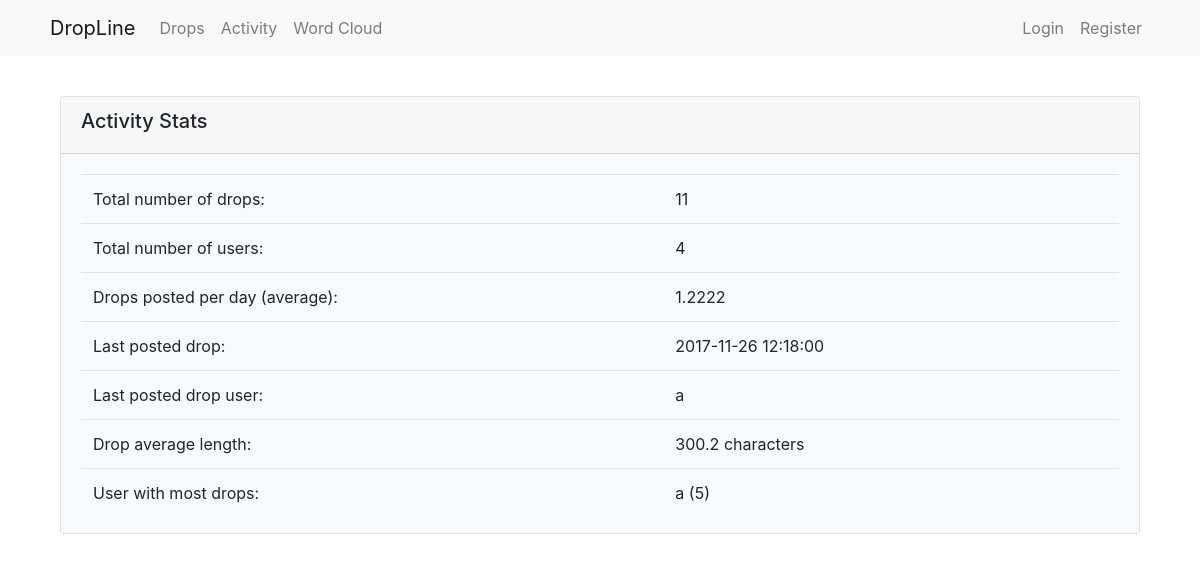
The app's page /activities with its own data.
### tables this page shows
CREATE TABLE `drops`  (
  `id` int(11) NOT NULL AUTO_INCREMENT,
  `user_id` int(11) NOT NULL,
  `title` varchar(255) NOT NULL,
  `body` text NOT NULL,
  `link` varchar(255) NOT NULL,
  `create_date` datetime(0) NOT NULL DEFAULT current_timestamp(),
  PRIMARY KEY (`id`) USING BTREE,
  INDEX `user_id`(`user_id`) USING BTREE,
  CONSTRAINT `drops_ibfk_1` FOREIGN KEY (`user_id`) REFERENCES `users` (`id`) ON DELETE RESTRICT ON UPDATE CASCADE
);

CREATE TABLE `users`  (
  `id` int(11) NOT NULL AUTO_INCREMENT,
  `name` varchar(255) NOT NULL,
  `email` varchar(255) NOT NULL,
  `password` varchar(255) NOT NULL,
  `register_date` datetime(0) NOT NULL DEFAULT current_timestamp(),
  PRIMARY KEY (`id`) USING BTREE
);

### utils/Encode.php (called while the page is built, shortened)
<?php
class Encode
{
    public static function html(string $string)
    {
        return htmlspecialchars($string);
    }
}

### core/Model.php (called while the page is built, shortened)
<?php
abstract class Model
{
    public function __construct(PDO $db = null)
    {
        if (is_null($db)){
            $dsn = 'mysql:host=' . DB_HOST . ';port=' . DB_PORT . ';dbname=' . DB_NAME . ';charset=utf8';
            $this->db = new PDO($dsn, DB_USER, DB_PASS);
        } else {
            $this->db = $db;
        }
    }
}

### app/models/Activity.php (called while the page is built, shortened)
<?php
class Activity extends Model
{
    public function getActivities()
    {
        $stmt = $this->db->prepare('CALL Drops_GetTotalNumOfDrops()');
        $statusAll[] = $stmt->execute();
        $row = $stmt->fetch(PDO::FETCH_ASSOC);
        $row ? $rows[key($row)] = $row[key($row)] : $rows['error'] = true;
        $stmt = $this->db->prepare('CALL Users_GetTotalNumOfUsers()');
        $statusAll[] = $stmt->execute();
        $row = $stmt->fetch(PDO::FETCH_ASSOC);
        $row ? $rows[key($row)] = $row[key($row)] : $rows['error'] = true;
        $stmt = $this->db->prepare('CALL Drops_GetAvgDropsPostedPerDay()');
        $statusAll[] = $stmt->execute();
        $row = $stmt->fetch(PDO::FETCH_ASSOC);
        $row ? $rows[key($row)] = $row[key($row)] : $rows['error'] = true;
        $stmt = $this->db->prepare('CALL Drops_GetLatestDrop()');
        $statusAll[] = $stmt->execute();
        $row = $stmt->fetch(PDO::FETCH_ASSOC);
        if ($row) {
        $rows['Drops_GetLatestDrop'] = $row;
        } else {
            $rows['error'] = true;
        }
        $stmt = $this->db->prepare('CALL Drops_GetDropAvgLength()');
        $statusAll[] = $stmt->execute();
        $row = $stmt->fetch(PDO::FETCH_ASSOC);
        $row ? $rows[key($row)] = $row[key($row)] : $rows['error'] = true;
        $stmt = $this->db->prepare('CALL User_GetUserWithMostNumOfDrops()');
        $statusAll[] = $stmt->execute();
        $row = $stmt->fetch(PDO::FETCH_ASSOC);
        if ($row) {
            $rows['User_GetUserWithMostNumOfDrops'] = $row;
        } else {
            $rows['error'] = true;
        }
        if ($statusAll and $rows) {
            return array(\ModelReturnStatus::SUCCESS, $rows);
        } else {
            return array(\ModelReturnStatus::FAILURE_GENERAL, null);
        }
    }
}

### app/views/activities/index.php (the view, shortened to what this page needs)
<?php if ($data != null) : ?>
<div>
    <div class="card" style="margin-bottom: 30px">
        <div class="card-header">
            <h5>Activity Stats</h5>
        </div>
        <div class="card-body bg-light" style="padding-bottom: 0px">
            <table class="table">
                <tbody>
                <tr>
                    <td>Total number of drops:</td>
                    <td><?php echo Encode::html($data['Drops_GetTotalNumOfDrops']); ?></td>
                    <td>&nbsp;&nbsp;&nbsp;</td>
                </tr>
                <tr>
                    <td>Total number of users:</td>
                    <td><?php echo Encode::html($data['Users_GetTotalNumOfUsers']); ?></td>
                    <td>&nbsp;&nbsp;&nbsp;</td>
                </tr>
                <tr>
                    <td>Drops posted per day (average):</td>
                    <td><?php echo Encode::html($data['Drops_GetAvgDropsPostedPerDay']); ?></td>
                    <td>&nbsp;&nbsp;&nbsp;</td>
                </tr>
                <tr>
                    <td>Last posted drop:</td>
                    <td><?php echo Encode::html($data['Drops_GetLatestDrop']['DropCreateDate']); ?></td>
                    <td>&nbsp;&nbsp;&nbsp;</td>
                </tr>
                <tr>
                    <td>Last posted drop user:</td>
                    <td><?php echo Encode::html($data['Drops_GetLatestDrop']['UserName']); ?></td>
                    <td>&nbsp;&nbsp;&nbsp;</td>
                </tr>
                <tr>
                    <td>Drop average length:</td>
                    <td><?php echo number_format(Encode::html($data['Drops_GetDropAvgLength']), 1) . '&nbsp;'; ?>characters</td>
                    <td>&nbsp;&nbsp;&nbsp;</td>
                </tr>
                <tr>
                    <td>User with most drops:</td>
                    <td><?php echo Encode::html($data['User_GetUserWithMostNumOfDrops']['UserName']) . '&nbsp;(' . Encode::html($data['User_GetUserWithMostNumOfDrops']['UserNumberOfDrops']) . ')'; ?></td>
                    <td>&nbsp;&nbsp;&nbsp;</td>
                </tr>
                </tbody>
            </table>
        </div>
    </div>
</div>
<?php endif; ?>

### records on screen
drops: create_date "2017-11-26 12:18:00", user.name "a"
users: name "a"

### other values on screen
Encode::html($data['Drops_GetTotalNumOfDrops']) "11"
Encode::html($data['Users_GetTotalNumOfUsers']) "4"
Encode::html($data['Drops_GetAvgDropsPostedPerDay']) "1.2222"
Encode::html($data['Drops_GetDropAvgLength']) "300.2"
